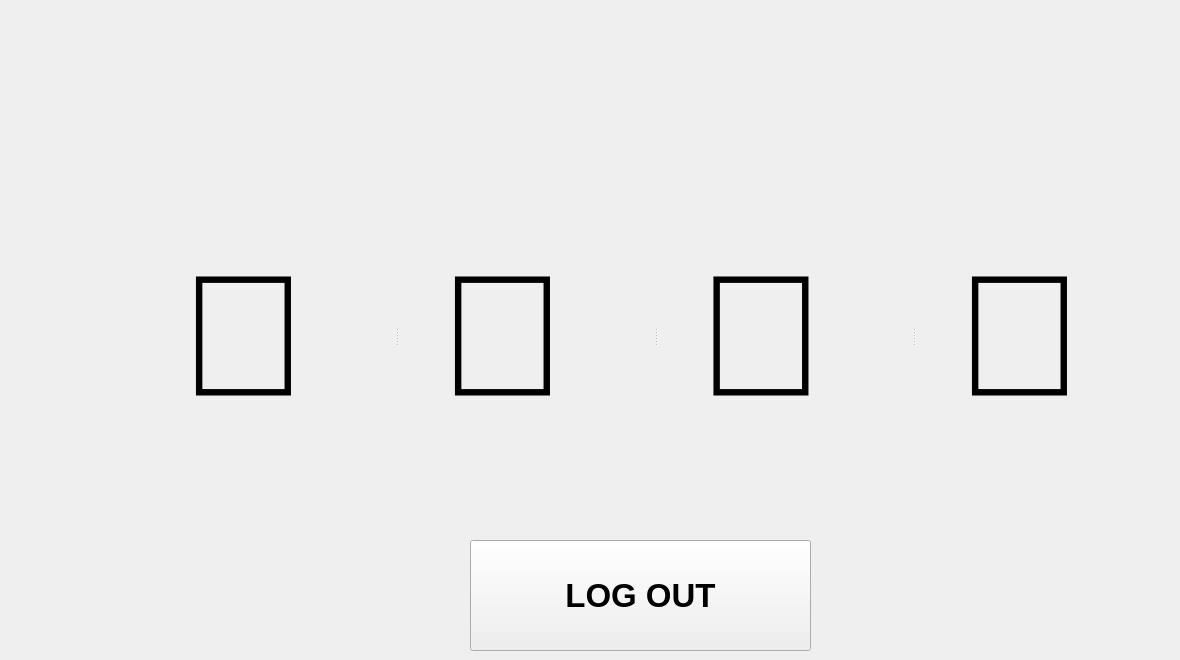
    <widget class="QWidget" name="home_page">
     <widget class="QLabel" name="label">
      <property name="geometry">
       <rect>
        <x>230</x>
        <y>210</y>
        <width>791</width>
        <height>221</height>
       </rect>
      </property>
      <property name="text">
       <string/>
      </property>
      <property name="pixmap">
       <pixmap>../../../../../../Pictures/Screenshots/Turtles.png</pixmap>
      </property>
     </widget>
     <widget class="QPushButton" name="logout_button">
      <property name="geometry">
       <rect>
        <x>470</x>
        <y>540</y>
        <width>341</width>
        <height>111</height>
       </rect>
      </property>
      <property name="font">
       <font>
        <pointsize>25</pointsize>
        <weight>75</weight>
        <bold>true</bold>
       </font>
      </property>
      <property name="text">
       <string>LOG OUT</string>
      </property>
     </widget>
     <widget class="QSplitter" name="splitter_30">
      <property name="geometry">
       <rect>
        <x>140</x>
        <y>190</y>
        <width>1031</width>
        <height>291</height>
       </rect>
      </property>
      <property name="orientation">
       <enum>Qt::Horizontal</enum>
      </property>
      <widget class="QLabel" name="turtle_3">
       <property name="font">
        <font>
         <pointsize>130</pointsize>
         <weight>75</weight>
         <bold>true</bold>
        </font>
       </property>
       <property name="text">
        <string>🐢 </string>
       </property>
       <property name="alignment">
        <set>Qt::AlignCenter</set>
       </property>
      </widget>
      <widget class="QLabel" name="turtle_4">
       <property name="font">
        <font>
         <pointsize>130</pointsize>
         <weight>75</weight>
         <bold>true</bold>
        </font>
       </property>
       <property name="text">
        <string>🐢 </string>
       </property>
       <property name="alignment">
        <set>Qt::AlignCenter</set>
       </property>
      </widget>
      <widget class="QLabel" name="turtle_5">
       <property name="font">
        <font>
         <pointsize>130</pointsize>
         <weight>75</weight>
         <bold>true</bold>
        </font>
       </property>
       <property name="text">
        <string>🐢 </string>
       </property>
       <property name="alignment">
        <set>Qt::AlignCenter</set>
       </property>
      </widget>
      <widget class="QLabel" name="turtle_6">
       <property name="font">
        <font>
         <pointsize>130</pointsize>
         <weight>75</weight>
         <bold>true</bold>
        </font>
       </property>
       <property name="text">
        <string>🐢 </string>
       </property>
       <property name="alignment">
        <set>Qt::AlignCenter</set>
       </property>
      </widget>
     </widget>
     <widget class="QLabel" name="login_information_label">
      <property name="geometry">
       <rect>
        <x>190</x>
        <y>120</y>
        <width>891</width>
        <height>79</height>
       </rect>
      </property>
      <property name="font">
       <font>
        <family>Ubuntu</family>
        <pointsize>30</pointsize>
        <weight>75</weight>
        <bold>true</bold>
       </font>
      </property>
      <property name="text">
       <string/>
      </property>
      <property name="alignment">
       <set>Qt::AlignCenter</set>
      </property>
     </widget>
    </widget>
